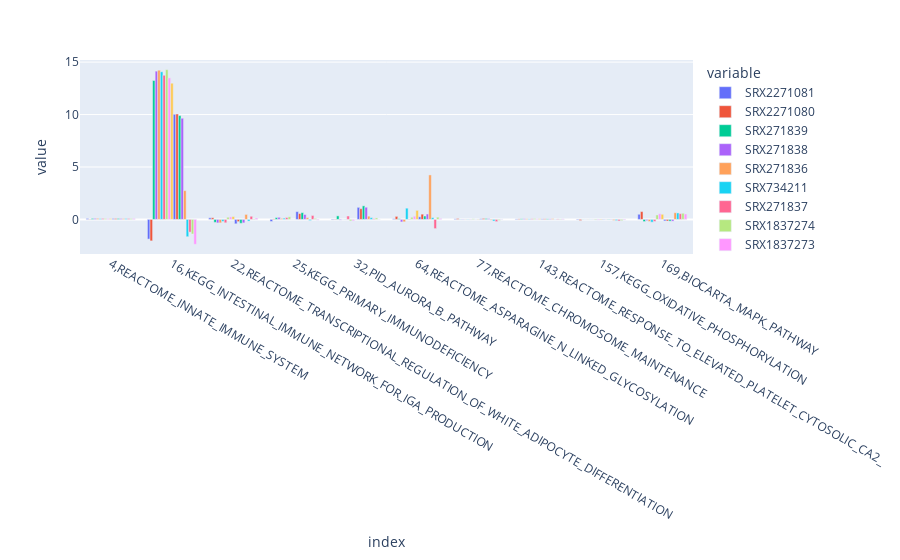

The code cell stored with this chart in its notebook:
### Code cell
import plotly.express as px
fig = px.bar(out1, y=samplelist,barmode = 'group')
fig.show()

### Figure 1 — Plotly figure (JSON) as saved in the notebook; plotly's stock layout.template omitted (floating-point values rounded to 4 significant figures)
{"data": [{"alignmentgroup": "True", "hovertemplate": "variable=SRX2271081<br>index=%{x}<br>value=%{y}<extra></extra>", "legendgroup": "SRX2271081", "marker": {"color": "#636efa"}, "name": "SRX2271081", "offsetgroup": "SRX2271081", "orientation": "v", "showlegend": true, "textposition": "auto", "type": "bar", "x": ["4,REACTOME_INNATE_IMMUNE_SYSTEM", "16,KEGG_INTESTINAL_IMMUNE_NETWORK_FOR_IGA_PRODUCTION", "22,REACTOME_TRANSCRIPTIONAL_REGULATION_OF_WHITE_ADIPOCYTE_DIFFERENTIATION", "25,KEGG_PRIMARY_IMMUNODEFICIENCY", "32,PID_AURORA_B_PATHWAY", "64,REACTOME_ASPARAGINE_N_LINKED_GLYCOSYLATION", "77,REACTOME_CHROMOSOME_MAINTENANCE", "143,REACTOME_RESPONSE_TO_ELEVATED_PLATELET_CYTOSOLIC_CA2_", "157,KEGG_OXIDATIVE_PHOSPHORYLATION", "169,BIOCARTA_MAPK_PATHWAY"], "xaxis": "x", "y": [0.08744, -1.878, 0.1515, -0.2, -0.05424, 0.06057, 0.05236, 0.04463, -0.05071, 0.4902], "yaxis": "y"}, {"alignmentgroup": "True", "hovertemplate": "variable=SRX2271080<br>index=%{x}<br>value=%{y}<extra></extra>", "legendgroup": "SRX2271080", "marker": {"color": "#EF553B"}, "name": "SRX2271080", "offsetgroup": "SRX2271080", "orientation": "v", "showlegend": true, "textposition": "auto", "type": "bar", "x": ["4,REACTOME_INNATE_IMMUNE_SYSTEM", "16,KEGG_INTESTINAL_IMMUNE_NETWORK_FOR_IGA_PRODUCTION", "22,REACTOME_TRANSCRIPTIONAL_REGULATION_OF_WHITE_ADIPOCYTE_DIFFERENTIATION", "25,KEGG_PRIMARY_IMMUNODEFICIENCY", "32,PID_AURORA_B_PATHWAY", "64,REACTOME_ASPARAGINE_N_LINKED_GLYCOSYLATION", "77,REACTOME_CHROMOSOME_MAINTENANCE", "143,REACTOME_RESPONSE_TO_ELEVATED_PLATELET_CYTOSOLIC_CA2_", "157,KEGG_OXIDATIVE_PHOSPHORYLATION", "169,BIOCARTA_MAPK_PATHWAY"], "xaxis": "x", "y": [0.02757, -2.047, 0.1565, 0.04643, 0.03657, 0.288, 0.08611, 0.04975, -0.1078, 0.7462], "yaxis": "y"}, {"alignmentgroup": "True", "hovertemplate": "variable=SRX271839<br>index=%{x}<br>value=%{y}<extra></extra>", "legendgroup": "SRX271839", "marker": {"color": "#00cc96"}, "name": "SRX271839", "offsetgroup": "SRX271839", "orientation": "v", "showlegend": true, "textposition": "auto", "type": "bar", "x": ["4,REACTOME_INNATE_IMMUNE_SYSTEM", "16,KEGG_INTESTINAL_IMMUNE_NETWORK_FOR_IGA_PRODUCTION", "22,REACTOME_TRANSCRIPTIONAL_REGULATION_OF_WHITE_ADIPOCYTE_DIFFERENTIATION", "25,KEGG_PRIMARY_IMMUNODEFICIENCY", "32,PID_AURORA_B_PATHWAY", "64,REACTOME_ASPARAGINE_N_LINKED_GLYCOSYLATION", "77,REACTOME_CHROMOSOME_MAINTENANCE", "143,REACTOME_RESPONSE_TO_ELEVATED_PLATELET_CYTOSOLIC_CA2_", "157,KEGG_OXIDATIVE_PHOSPHORYLATION", "169,BIOCARTA_MAPK_PATHWAY"], "xaxis": "x", "y": [0.09225, 13.25, -0.2817, 0.1727, 0.3365, 0.06608, -0.01926, 0.05822, 0.01234, -0.2065], "yaxis": "y"}, {"alignmentgroup": "True", "hovertemplate": "variable=SRX271838<br>index=%{x}<br>value=%{y}<extra></extra>", "legendgroup": "SRX271838", "marker": {"color": "#ab63fa"}, "name": "SRX271838", "offsetgroup": "SRX271838", "orientation": "v", "showlegend": true, "textposition": "auto", "type": "bar", "x": ["4,REACTOME_INNATE_IMMUNE_SYSTEM", "16,KEGG_INTESTINAL_IMMUNE_NETWORK_FOR_IGA_PRODUCTION", "22,REACTOME_TRANSCRIPTIONAL_REGULATION_OF_WHITE_ADIPOCYTE_DIFFERENTIATION", "25,KEGG_PRIMARY_IMMUNODEFICIENCY", "32,PID_AURORA_B_PATHWAY", "64,REACTOME_ASPARAGINE_N_LINKED_GLYCOSYLATION", "77,REACTOME_CHROMOSOME_MAINTENANCE", "143,REACTOME_RESPONSE_TO_ELEVATED_PLATELET_CYTOSOLIC_CA2_", "157,KEGG_OXIDATIVE_PHOSPHORYLATION", "169,BIOCARTA_MAPK_PATHWAY"], "xaxis": "x", "y": [0.09539, 14.14, -0.334, 0.2009, -0.06217, -0.2429, -0.02857, 0.0625, 0.00521, -0.1187], "yaxis": "y"}, {"alignmentgroup": "True", "hovertemplate": "variable=SRX271836<br>index=%{x}<br>value=%{y}<extra></extra>", "legendgroup": "SRX271836", "marker": {"color": "#FFA15A"}, "name": "SRX271836", "offsetgroup": "SRX271836", "orientation": "v", "showlegend": true, "textposition": "auto", "type": "bar", "x": ["4,REACTOME_INNATE_IMMUNE_SYSTEM", "16,KEGG_INTESTINAL_IMMUNE_NETWORK_FOR_IGA_PRODUCTION", "22,REACTOME_TRANSCRIPTIONAL_REGULATION_OF_WHITE_ADIPOCYTE_DIFFERENTIATION", "25,KEGG_PRIMARY_IMMUNODEFICIENCY", "32,PID_AURORA_B_PATHWAY", "64,REACTOME_ASPARAGINE_N_LINKED_GLYCOSYLATION", "77,REACTOME_CHROMOSOME_MAINTENANCE", "143,REACTOME_RESPONSE_TO_ELEVATED_PLATELET_CYTOSOLIC_CA2_", "157,KEGG_OXIDATIVE_PHOSPHORYLATION", "169,BIOCARTA_MAPK_PATHWAY"], "xaxis": "x", "y": [0.09738, 14.23, -0.3313, 0.09486, 0.007296, -0.2301, -0.01861, 0.05774, 0.01521, -0.1958], "yaxis": "y"}, {"alignmentgroup": "True", "hovertemplate": "variable=SRX734211<br>index=%{x}<br>value=%{y}<extra></extra>", "legendgroup": "SRX734211", "marker": {"color": "#19d3f3"}, "name": "SRX734211", "offsetgroup": "SRX734211", "orientation": "v", "showlegend": true, "textposition": "auto", "type": "bar", "x": ["4,REACTOME_INNATE_IMMUNE_SYSTEM", "16,KEGG_INTESTINAL_IMMUNE_NETWORK_FOR_IGA_PRODUCTION", "22,REACTOME_TRANSCRIPTIONAL_REGULATION_OF_WHITE_ADIPOCYTE_DIFFERENTIATION", "25,KEGG_PRIMARY_IMMUNODEFICIENCY", "32,PID_AURORA_B_PATHWAY", "64,REACTOME_ASPARAGINE_N_LINKED_GLYCOSYLATION", "77,REACTOME_CHROMOSOME_MAINTENANCE", "143,REACTOME_RESPONSE_TO_ELEVATED_PLATELET_CYTOSOLIC_CA2_", "157,KEGG_OXIDATIVE_PHOSPHORYLATION", "169,BIOCARTA_MAPK_PATHWAY"], "xaxis": "x", "y": [0.07427, 14.08, -0.194, 0.1153, -0.01805, 1.071, -0.02436, 0.05185, 0.009869, -0.2658], "yaxis": "y"}, {"alignmentgroup": "True", "hovertemplate": "variable=SRX271837<br>index=%{x}<br>value=%{y}<extra></extra>", "legendgroup": "SRX271837", "marker": {"color": "#FF6692"}, "name": "SRX271837", "offsetgroup": "SRX271837", "orientation": "v", "showlegend": true, "textposition": "auto", "type": "bar", "x": ["4,REACTOME_INNATE_IMMUNE_SYSTEM", "16,KEGG_INTESTINAL_IMMUNE_NETWORK_FOR_IGA_PRODUCTION", "22,REACTOME_TRANSCRIPTIONAL_REGULATION_OF_WHITE_ADIPOCYTE_DIFFERENTIATION", "25,KEGG_PRIMARY_IMMUNODEFICIENCY", "32,PID_AURORA_B_PATHWAY", "64,REACTOME_ASPARAGINE_N_LINKED_GLYCOSYLATION", "77,REACTOME_CHROMOSOME_MAINTENANCE", "143,REACTOME_RESPONSE_TO_ELEVATED_PLATELET_CYTOSOLIC_CA2_", "157,KEGG_OXIDATIVE_PHOSPHORYLATION", "169,BIOCARTA_MAPK_PATHWAY"], "xaxis": "x", "y": [0.09206, 13.75, -0.3236, 0.1778, 0.3227, 0.03756, -0.02029, 0.0612, 0.008785, -0.189], "yaxis": "y"}, {"alignmentgroup": "True", "hovertemplate": "variable=SRX1837274<br>index=%{x}<br>value=%{y}<extra></extra>", "legendgroup": "SRX1837274", "marker": {"color": "#B6E880"}, "name": "SRX1837274", "offsetgroup": "SRX1837274", "orientation": "v", "showlegend": true, "textposition": "auto", "type": "bar", "x": ["4,REACTOME_INNATE_IMMUNE_SYSTEM", "16,KEGG_INTESTINAL_IMMUNE_NETWORK_FOR_IGA_PRODUCTION", "22,REACTOME_TRANSCRIPTIONAL_REGULATION_OF_WHITE_ADIPOCYTE_DIFFERENTIATION", "25,KEGG_PRIMARY_IMMUNODEFICIENCY", "32,PID_AURORA_B_PATHWAY", "64,REACTOME_ASPARAGINE_N_LINKED_GLYCOSYLATION", "77,REACTOME_CHROMOSOME_MAINTENANCE", "143,REACTOME_RESPONSE_TO_ELEVATED_PLATELET_CYTOSOLIC_CA2_", "157,KEGG_OXIDATIVE_PHOSPHORYLATION", "169,BIOCARTA_MAPK_PATHWAY"], "xaxis": "x", "y": [0.08587, 14.28, 0.207, 0.2475, -0.1374, 0.203, 0.05108, 0.07725, -0.05403, 0.4247], "yaxis": "y"}, {"alignmentgroup": "True", "hovertemplate": "variable=SRX1837273<br>index=%{x}<br>value=%{y}<extra></extra>", "legendgroup": "SRX1837273", "marker": {"color": "#FF97FF"}, "name": "SRX1837273", "offsetgroup": "SRX1837273", "orientation": "v", "showlegend": true, "textposition": "auto", "type": "bar", "x": ["4,REACTOME_INNATE_IMMUNE_SYSTEM", "16,KEGG_INTESTINAL_IMMUNE_NETWORK_FOR_IGA_PRODUCTION", "22,REACTOME_TRANSCRIPTIONAL_REGULATION_OF_WHITE_ADIPOCYTE_DIFFERENTIATION", "25,KEGG_PRIMARY_IMMUNODEFICIENCY", "32,PID_AURORA_B_PATHWAY", "64,REACTOME_ASPARAGINE_N_LINKED_GLYCOSYLATION", "77,REACTOME_CHROMOSOME_MAINTENANCE", "143,REACTOME_RESPONSE_TO_ELEVATED_PLATELET_CYTOSOLIC_CA2_", "157,KEGG_OXIDATIVE_PHOSPHORYLATION", "169,BIOCARTA_MAPK_PATHWAY"], "xaxis": "x", "y": [0.07515, 13.5, 0.2383, -0.002047, -0.1267, 0.3005, 0.009828, 0.05751, -0.06366, 0.5409], "yaxis": "y"}, {"alignmentgroup": "True", "hovertemplate": "variable=SRX1837272<br>index=%{x}<br>value=%{y}<extra></extra>", "legendgroup": "SRX1837272", "marker": {"color": "#FECB52"}, "name": "SRX1837272", "offsetgroup": "SRX1837272", "orientation": "v", "showlegend": true, "textposition": "auto", "type": "bar", "x": ["4,REACTOME_INNATE_IMMUNE_SYSTEM", "16,KEGG_INTESTINAL_IMMUNE_NETWORK_FOR_IGA_PRODUCTION", "22,REACTOME_TRANSCRIPTIONAL_REGULATION_OF_WHITE_ADIPOCYTE_DIFFERENTIATION", "25,KEGG_PRIMARY_IMMUNODEFICIENCY", "32,PID_AURORA_B_PATHWAY", "64,REACTOME_ASPARAGINE_N_LINKED_GLYCOSYLATION", "77,REACTOME_CHROMOSOME_MAINTENANCE", "143,REACTOME_RESPONSE_TO_ELEVATED_PLATELET_CYTOSOLIC_CA2_", "157,KEGG_OXIDATIVE_PHOSPHORYLATION", "169,BIOCARTA_MAPK_PATHWAY"], "xaxis": "x", "y": [0.07889, 12.99, 0.2688, 0.003138, -0.006861, 0.8636, 0.03246, 0.06178, -0.0519, 0.4879], "yaxis": "y"}, {"alignmentgroup": "True", "hovertemplate": "variable=SRX271842<br>index=%{x}<br>value=%{y}<extra></extra>", "legendgroup": "SRX271842", "marker": {"color": "#636efa"}, "name": "SRX271842", "offsetgroup": "SRX271842", "orientation": "v", "showlegend": true, "textposition": "auto", "type": "bar", "x": ["4,REACTOME_INNATE_IMMUNE_SYSTEM", "16,KEGG_INTESTINAL_IMMUNE_NETWORK_FOR_IGA_PRODUCTION", "22,REACTOME_TRANSCRIPTIONAL_REGULATION_OF_WHITE_ADIPOCYTE_DIFFERENTIATION", "25,KEGG_PRIMARY_IMMUNODEFICIENCY", "32,PID_AURORA_B_PATHWAY", "64,REACTOME_ASPARAGINE_N_LINKED_GLYCOSYLATION", "77,REACTOME_CHROMOSOME_MAINTENANCE", "143,REACTOME_RESPONSE_TO_ELEVATED_PLATELET_CYTOSOLIC_CA2_", "157,KEGG_OXIDATIVE_PHOSPHORYLATION", "169,BIOCARTA_MAPK_PATHWAY"], "xaxis": "x", "y": [0.0828, 10.02, -0.4206, 0.7421, 1.149, 0.2481, 0.06, 0.05212, -0.02804, -0.1436], "yaxis": "y"}, {"alignmentgroup": "True", "hovertemplate": "variable=SRX271843<br>index=%{x}<br>value=%{y}<extra></extra>", "legendgroup": "SRX271843", "marker": {"color": "#EF553B"}, "name": "SRX271843", "offsetgroup": "SRX271843", "orientation": "v", "showlegend": true, "textposition": "auto", "type": "bar", "x": ["4,REACTOME_INNATE_IMMUNE_SYSTEM", "16,KEGG_INTESTINAL_IMMUNE_NETWORK_FOR_IGA_PRODUCTION", "22,REACTOME_TRANSCRIPTIONAL_REGULATION_OF_WHITE_ADIPOCYTE_DIFFERENTIATION", "25,KEGG_PRIMARY_IMMUNODEFICIENCY", "32,PID_AURORA_B_PATHWAY", "64,REACTOME_ASPARAGINE_N_LINKED_GLYCOSYLATION", "77,REACTOME_CHROMOSOME_MAINTENANCE", "143,REACTOME_RESPONSE_TO_ELEVATED_PLATELET_CYTOSOLIC_CA2_", "157,KEGG_OXIDATIVE_PHOSPHORYLATION", "169,BIOCARTA_MAPK_PATHWAY"], "xaxis": "x", "y": [0.0858, 10.05, -0.2109, 0.5565, 1.023, 0.5004, 0.09143, 0.05458, -0.01063, -0.1514], "yaxis": "y"}, {"alignmentgroup": "True", "hovertemplate": "variable=SRX271840<br>index=%{x}<br>value=%{y}<extra></extra>", "legendgroup": "SRX271840", "marker": {"color": "#00cc96"}, "name": "SRX271840", "offsetgroup": "SRX271840", "orientation": "v", "showlegend": true, "textposition": "auto", "type": "bar", "x": ["4,REACTOME_INNATE_IMMUNE_SYSTEM", "16,KEGG_INTESTINAL_IMMUNE_NETWORK_FOR_IGA_PRODUCTION", "22,REACTOME_TRANSCRIPTIONAL_REGULATION_OF_WHITE_ADIPOCYTE_DIFFERENTIATION", "25,KEGG_PRIMARY_IMMUNODEFICIENCY", "32,PID_AURORA_B_PATHWAY", "64,REACTOME_ASPARAGINE_N_LINKED_GLYCOSYLATION", "77,REACTOME_CHROMOSOME_MAINTENANCE", "143,REACTOME_RESPONSE_TO_ELEVATED_PLATELET_CYTOSOLIC_CA2_", "157,KEGG_OXIDATIVE_PHOSPHORYLATION", "169,BIOCARTA_MAPK_PATHWAY"], "xaxis": "x", "y": [0.08702, 9.899, -0.3725, 0.644, 1.292, 0.3241, 0.08479, 0.05266, -0.02597, -0.1636], "yaxis": "y"}, {"alignmentgroup": "True", "hovertemplate": "variable=SRX271841<br>index=%{x}<br>value=%{y}<extra></extra>", "legendgroup": "SRX271841", "marker": {"color": "#ab63fa"}, "name": "SRX271841", "offsetgroup": "SRX271841", "orientation": "v", "showlegend": true, "textposition": "auto", "type": "bar", "x": ["4,REACTOME_INNATE_IMMUNE_SYSTEM", "16,KEGG_INTESTINAL_IMMUNE_NETWORK_FOR_IGA_PRODUCTION", "22,REACTOME_TRANSCRIPTIONAL_REGULATION_OF_WHITE_ADIPOCYTE_DIFFERENTIATION", "25,KEGG_PRIMARY_IMMUNODEFICIENCY", "32,PID_AURORA_B_PATHWAY", "64,REACTOME_ASPARAGINE_N_LINKED_GLYCOSYLATION", "77,REACTOME_CHROMOSOME_MAINTENANCE", "143,REACTOME_RESPONSE_TO_ELEVATED_PLATELET_CYTOSOLIC_CA2_", "157,KEGG_OXIDATIVE_PHOSPHORYLATION", "169,BIOCARTA_MAPK_PATHWAY"], "xaxis": "x", "y": [0.08029, 9.647, -0.3302, 0.4676, 1.161, 0.5126, 0.06974, 0.05309, -0.02638, -0.1639], "yaxis": "y"}, {"alignmentgroup": "True", "hovertemplate": "variable=SRX1837271<br>index=%{x}<br>value=%{y}<extra></extra>", "legendgroup": "SRX1837271", "marker": {"color": "#FFA15A"}, "name": "SRX1837271", "offsetgroup": "SRX1837271", "orientation": "v", "showlegend": true, "textposition": "auto", "type": "bar", "x": ["4,REACTOME_INNATE_IMMUNE_SYSTEM", "16,KEGG_INTESTINAL_IMMUNE_NETWORK_FOR_IGA_PRODUCTION", "22,REACTOME_TRANSCRIPTIONAL_REGULATION_OF_WHITE_ADIPOCYTE_DIFFERENTIATION", "25,KEGG_PRIMARY_IMMUNODEFICIENCY", "32,PID_AURORA_B_PATHWAY", "64,REACTOME_ASPARAGINE_N_LINKED_GLYCOSYLATION", "77,REACTOME_CHROMOSOME_MAINTENANCE", "143,REACTOME_RESPONSE_TO_ELEVATED_PLATELET_CYTOSOLIC_CA2_", "157,KEGG_OXIDATIVE_PHOSPHORYLATION", "169,BIOCARTA_MAPK_PATHWAY"], "xaxis": "x", "y": [0.07788, 2.744, 0.4749, 0.1747, 0.3087, 4.242, -0.07104, 0.0659, -0.09034, 0.6364], "yaxis": "y"}, {"alignmentgroup": "True", "hovertemplate": "variable=SRX2271076<br>index=%{x}<br>value=%{y}<extra></extra>", "legendgroup": "SRX2271076", "marker": {"color": "#19d3f3"}, "name": "SRX2271076", "offsetgroup": "SRX2271076", "orientation": "v", "showlegend": true, "textposition": "auto", "type": "bar", "x": ["4,REACTOME_INNATE_IMMUNE_SYSTEM", "16,KEGG_INTESTINAL_IMMUNE_NETWORK_FOR_IGA_PRODUCTION", "22,REACTOME_TRANSCRIPTIONAL_REGULATION_OF_WHITE_ADIPOCYTE_DIFFERENTIATION", "25,KEGG_PRIMARY_IMMUNODEFICIENCY", "32,PID_AURORA_B_PATHWAY", "64,REACTOME_ASPARAGINE_N_LINKED_GLYCOSYLATION", "77,REACTOME_CHROMOSOME_MAINTENANCE", "143,REACTOME_RESPONSE_TO_ELEVATED_PLATELET_CYTOSOLIC_CA2_", "157,KEGG_OXIDATIVE_PHOSPHORYLATION", "169,BIOCARTA_MAPK_PATHWAY"], "xaxis": "x", "y": [0.08282, -1.651, -0.1594, -0.1064, 0.1634, 0.1647, -0.1558, 0.01294, -0.1086, 0.6168], "yaxis": "y"}, {"alignmentgroup": "True", "hovertemplate": "variable=SRX2271077<br>index=%{x}<br>value=%{y}<extra></extra>", "legendgroup": "SRX2271077", "marker": {"color": "#FF6692"}, "name": "SRX2271077", "offsetgroup": "SRX2271077", "orientation": "v", "showlegend": true, "textposition": "auto", "type": "bar", "x": ["4,REACTOME_INNATE_IMMUNE_SYSTEM", "16,KEGG_INTESTINAL_IMMUNE_NETWORK_FOR_IGA_PRODUCTION", "22,REACTOME_TRANSCRIPTIONAL_REGULATION_OF_WHITE_ADIPOCYTE_DIFFERENTIATION", "25,KEGG_PRIMARY_IMMUNODEFICIENCY", "32,PID_AURORA_B_PATHWAY", "64,REACTOME_ASPARAGINE_N_LINKED_GLYCOSYLATION", "77,REACTOME_CHROMOSOME_MAINTENANCE", "143,REACTOME_RESPONSE_TO_ELEVATED_PLATELET_CYTOSOLIC_CA2_", "157,KEGG_OXIDATIVE_PHOSPHORYLATION", "169,BIOCARTA_MAPK_PATHWAY"], "xaxis": "x", "y": [0.08308, -1.213, 0.2982, 0.3746, 0.06571, -0.8779, -0.2145, 0.04423, -0.1428, 0.5462], "yaxis": "y"}, {"alignmentgroup": "True", "hovertemplate": "variable=SRX2271078<br>index=%{x}<br>value=%{y}<extra></extra>", "legendgroup": "SRX2271078", "marker": {"color": "#B6E880"}, "name": "SRX2271078", "offsetgroup": "SRX2271078", "orientation": "v", "showlegend": true, "textposition": "auto", "type": "bar", "x": ["4,REACTOME_INNATE_IMMUNE_SYSTEM", "16,KEGG_INTESTINAL_IMMUNE_NETWORK_FOR_IGA_PRODUCTION", "22,REACTOME_TRANSCRIPTIONAL_REGULATION_OF_WHITE_ADIPOCYTE_DIFFERENTIATION", "25,KEGG_PRIMARY_IMMUNODEFICIENCY", "32,PID_AURORA_B_PATHWAY", "64,REACTOME_ASPARAGINE_N_LINKED_GLYCOSYLATION", "77,REACTOME_CHROMOSOME_MAINTENANCE", "143,REACTOME_RESPONSE_TO_ELEVATED_PLATELET_CYTOSOLIC_CA2_", "157,KEGG_OXIDATIVE_PHOSPHORYLATION", "169,BIOCARTA_MAPK_PATHWAY"], "xaxis": "x", "y": [0.07726, -1.393, 0.04072, 0.09161, 0.1393, 0.213, -0.09122, 0.03639, -0.1099, 0.5838], "yaxis": "y"}, {"alignmentgroup": "True", "hovertemplate": "variable=SRX2271079<br>index=%{x}<br>value=%{y}<extra></extra>", "legendgroup": "SRX2271079", "marker": {"color": "#FF97FF"}, "name": "SRX2271079", "offsetgroup": "SRX2271079", "orientation": "v", "showlegend": true, "textposition": "auto", "type": "bar", "x": ["4,REACTOME_INNATE_IMMUNE_SYSTEM", "16,KEGG_INTESTINAL_IMMUNE_NETWORK_FOR_IGA_PRODUCTION", "22,REACTOME_TRANSCRIPTIONAL_REGULATION_OF_WHITE_ADIPOCYTE_DIFFERENTIATION", "25,KEGG_PRIMARY_IMMUNODEFICIENCY", "32,PID_AURORA_B_PATHWAY", "64,REACTOME_ASPARAGINE_N_LINKED_GLYCOSYLATION", "77,REACTOME_CHROMOSOME_MAINTENANCE", "143,REACTOME_RESPONSE_TO_ELEVATED_PLATELET_CYTOSOLIC_CA2_", "157,KEGG_OXIDATIVE_PHOSPHORYLATION", "169,BIOCARTA_MAPK_PATHWAY"], "xaxis": "x", "y": [0.08744, -2.374, 0.1307, -0.06704, 0.006883, 0.09192, 0.01588, 0.04863, -0.05702, 0.5177], "yaxis": "y"}], "layout": {"barmode": "group", "legend": {"title": {"text": "variable"}, "tracegroupgap": 0}, "margin": {"t": 60}, "xaxis": {"anchor": "y", "domain": [0, 1], "title": {"text": "index"}}, "yaxis": {"anchor": "x", "domain": [0, 1], "title": {"text": "value"}}}}
